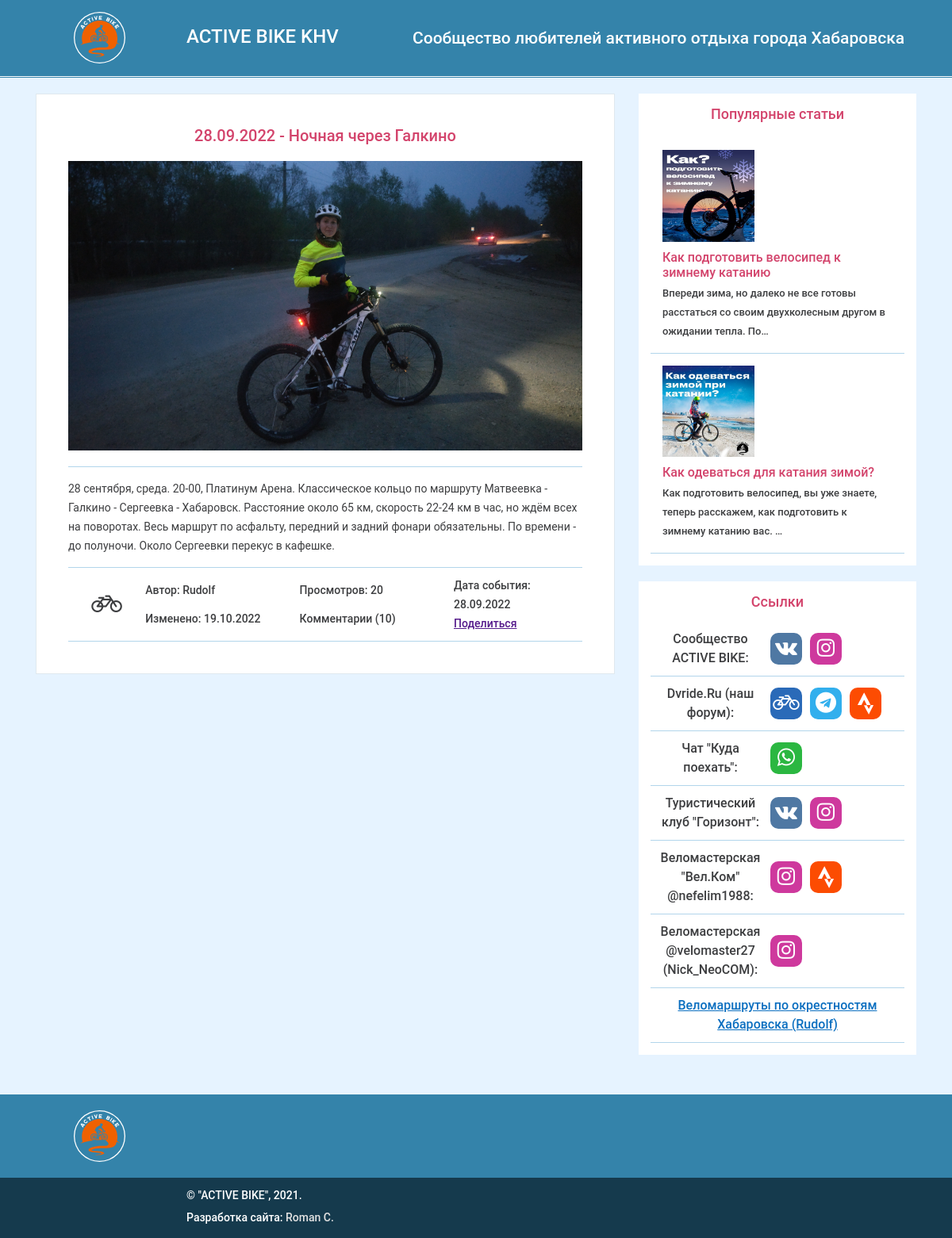
The app's page /events/2/ with its own data.
### events/models.py (models this page shows, shortened)
class Event(models.Model):
    title = models.CharField(max_length=200)
    description = models.TextField()
    image = models.ImageField(
        'Картинка',
        upload_to='events/',
        blank=True
    )
    author = models.ForeignKey(
        User,
        on_delete=models.CASCADE,
        related_name='events'
    )
    event_type = models.ForeignKey(
        EventType,
        on_delete=SET_NULL,
        blank=True,
        null=True,
        related_name='events'
    )
    tags = models.ManyToManyField(
        Tag,
        related_name='events',
        verbose_name='Теги',
        blank=True,
    )
    date_pub = models.DateTimeField(auto_now_add=True)
    date_edit = models.DateTimeField(auto_now=True)
    date_planned = models.DateTimeField()
    class Meta:
        ordering = ['-date_planned']
        verbose_name = 'Событие'
        verbose_name_plural = 'События'

class Article(models.Model):
    title = models.CharField(max_length=200)
    image = models.ImageField(
        'Картинка',
        upload_to='articles/',
        blank=True
    )
    text = models.TextField()
    author = models.ForeignKey(
        User,
        on_delete=models.CASCADE,
        related_name='articles'
    )
    tags = models.ManyToManyField(
        Tag,
        related_name='articles',
        verbose_name='Теги',
        blank=True,
    )
    date_pub = models.DateTimeField(auto_now_add=True)
    date_edit = models.DateTimeField(auto_now=True)
    class Meta:
        ordering = ['-date_pub']
        verbose_name = 'Статья'
        verbose_name_plural = 'Статьи'

### events/views.py (the view)
# urls.py: path('events/<int:event_id>/', views.event_detail, name='event_detail'),
def event_detail(request, event_id):
    event = get_object_or_404(Event, pk=event_id)
    author_events_count = Event.objects.filter(author=event.author).count()
    context = {
        'event': event,
    }
    return render(request, 'events/event_detail.html', context)

### events/templatetags/sidebar.py (called while the page is built)
@register.inclusion_tag("includes/right_sidebar.html")
def show_sidebar():
  articles = Article.objects.all()
  return {'popular_articles': articles}

### templates/events/event_detail.html (shortened to what this page needs)
{% extends 'base.html' %}
{% load static %}
{% load cache %}
{% load thumbnail %}
{% block content %}
<article class="event-page">
  <h3 class="event-page__caption">{{ event.date_planned|date:"d.m.Y" }} - {{ event.title }}</h3>
  <div class="event-page__main">
    <div class="event-page__image">
      {% thumbnail event.image "500x300" crop="center" upscale=True as im %}
        <img src="{{ im.url }}" width="{{ im.width }}" height="{{ im.height }}" alt="{{ event.title }}" class="event-page__image-img">
      {% endthumbnail %}
    </div>
    <div class="event-page-descr">
      <p class="event-page-descr__text">{{ event.description }}</p>
    </div>
  </div>
  <div class="event-page__info">
    <div class="event-page__info-col event-page__info-col_1">
      <div class="event-page__icons">
        <i class="fa fa-bicycle fa-lg"></i>
      </div>
    </div>
    <div class="event-page__info-col event-page__info-col_2">
      <div class="event-page-author">
        Автор:
        <span class="event-page-author__value">{{ event.author }}</span>
      </div>
      <div class="event-page-date-edited">
        Изменено:
        <span class="event-page-date-edited__value">{{ event.date_edit|date:"d.m.Y" }}</span>
      </div>
    </div>
    <div class="event-page__info-col event-page__info-col_3">
      <div class="event-page__views">
        Просмотров:
        <span class="event-page__views-value">20</span>
      </div>
      <div class="event-page__comments">
        Комментарии (<span class="event-page__views-value">10</span>)
      </div>
    </div>
    <div class="event-page__info-col event-page__info-col_4">
      <div class="event-page__date">
        Дата события:
        <span class="event-page__date-value">{{ event.date_planned|date:"d.m.Y" }}</span>
      </div>
      <div class="event-page__share">
        <a class="event-page__date-value" href="">Поделиться</a>
      </div>
    </div>
  </div>
</article>
{% endblock %}

### templates/includes/right_sidebar.html
{% load thumbnail %}
<aside class="sidebar">
  <div class="top-articles">
    <h2 class="top-articles__title">Популярные статьи</h2>
    <ul class="top-articles-list">
      {% for article in popular_articles %}
        <li class="single-article">
          <a href="/" class="single-article__link">
            {% thumbnail article.image "200x200" crop="center" upscale=True as im %}
              <img src="{{ im.url }}" alt="{{ article.title }}" class="single-article__img">
            {% endthumbnail %}
            <h3 class="single-article__title">{{ article.title }}</h3>
            <p class="single-article__text">{{ article.text|truncatechars:100 }}</p>
          </a>
        </li>
      {% endfor %}
    </ul>
  </div>
  <div class="links-block">
    <h2 class="links-block__caption links-caption">Ссылки</h2>
    <ul class="links-block__list">
      <li class="links-block__li">
        <span class="links-block__text">Сообщество ACTIVE BIKE:</span>
        <span class="social-links">
          <a
            href="https://vk.com/bikekhv"
            class="social-link social-link_vk"
            title="Вконтакте"
            ><i class="fa fa-vk fa-lg"></i
          ></a>
          <a
            href="https://www.instagram.com/activebike_khv"
            class="social-link social-link_instagram"
            title="Instagram"
            ><i class="fa fa-instagram fa-lg"></i
          ></a>
        </span>
      </li>
      <li class="links-block__li">
        <span class="links-block__text">Dvride.Ru (наш форум):</span>
        <span class="social-links">
          <a
            href="https://www.dvride.ru"
            class="social-link social-link_dvride"
            title="Форум Dvride.Ru"
            ><i class="fa fa-bicycle fa-lg"></i
          ></a>
          <a
            href="https://t.me/dvride"
            class="social-link social-link_telegram"
            title="чат ВелоХа в Telegram"
            ><i class="fa fa-telegram fa-lg"></i
          ></a>
          <a
            href="https://www.strava.com/clubs/dvride"
            class="social-link social-link_strava"
            title="Клуб Dvride в Strava"
            ><i class="icon-strava"></i
          ></a>
        </span>
      </li>
      <li class="links-block__li">
        <span class="links-block__text">Чат "Куда поехать":</span>
        <span class="social-links">
          <a
            href="https://chat.whatsapp.com/Evl24E6CGerETihtyJQtDE"
            class="social-link social-link_whatsapp"
            title="WhatsApp"
            ><i class="fa fa-whatsapp fa-lg"></i
          ></a>
        </span>
      </li>
      <li class="links-block__li">
        <span class="links-block__text">Туристический клуб "Горизонт":</span>
        <span class="social-links">
          <a
            href="https://vk.com/togu_gorizont"
            class="social-link social-link_vk"
            title="Вконтакте"
            ><i class="fa fa-vk fa-lg"></i
          ></a>
          <a
            href="https://instagram.com/tc_gorizont_khv"
            class="social-link social-link_instagram"
            title="Instagram"
            ><i class="fa fa-instagram fa-lg"></i
          ></a>
        </span>
      </li>
      <li class="links-block__li">
        <span class="links-block__text"
          >Веломастерская "Вел.Ком" @nefelim1988:</span
        >
        <span class="social-links">
          <a
            href="https://www.instagram.com/velcomebike"
            class="social-link social-link_instagram"
            title="Instagram"
            ><i class="fa fa-instagram fa-lg"></i
          ></a>
          <a
            href="https://www.strava.com/clubs/velcombike"
            class="social-link social-link_strava"
            title="Strava"
            ><i class="icon-strava"></i
          ></a>
        </span>
      </li>
      <li class="links-block__li">
        <span class="links-block__text"
          >Веломастерская @velomaster27 (Nick_NeoCOM):</span
        >
        <span class="social-links">
          <a
            href="https://www.instagram.com/velomaster27/"
            class="social-link social-link_instagram"
            title="Instagram"
            ><i class="fa fa-instagram fa-lg"></i
          ></a>
        </span>
      </li>
      <li class="links-block__li">
        <a href="https://rudolf-khb.livejournal.com/124304.html" class="link"
          >Веломаршруты по окрестностям Хабаровска (Rudolf)</a
        >
      </li>
    </ul>
  </div>
</aside>

### static/css/style.css (style rules this page uses)
body { background-color: #e6f3ff; color: rgb(61, 62, 64); font-family: Roboto, Arial, Helvetica, sans-serif; font-size: 16px; font-weight: 500; line-height: 1.5em; }
h2, h3 { font-size: 18px; font-family: Roboto, Arial, Helvetica, sans-serif; font-weight: 500; font-style: normal; text-align: center; color: #d3446c; line-height: normal; }
.top-articles { width: 100%; padding: 15px; margin-bottom: 20px; background-color: #fff; }
.top-articles__title { margin-bottom: 20px; }
.top-articles-list { margin: 0; }
.single-article { padding: 15px; border-bottom: 1px solid #b2d5eb; transition: all 0.2s; }
.single-article__link { display: block; text-decoration: none; }
.single-article__img { display: block; width: 40%; margin-bottom: 10px; object-fit: cover; object-position: center top; }
.single-article__title { text-align: left; font-size: 16px; font-weight: 500; margin-bottom: 5px; }
.single-article__text { display: inline-block; color: rgb(61, 62, 64); text-decoration: none; transition: all 0.2s; font-size: 13px; }
.links-block { width: 100%; padding: 15px 0; margin-bottom: 20px; background-color: #fff; }
.links-caption { padding: 0 25px; margin-bottom: 15px; }
.links-block__list { list-style: none; margin: 0 15px; text-align: center; }
.links-block__li { display: flex; justify-content: center; flex-wrap: wrap; align-items: center; padding: 10px; transition: all 0.3s; border-bottom: 1px solid #b2d5eb; -webkit-tap-highlight-color: transparent; }
.links-block__text { display: block; width: calc(47% - 10px); margin-right: 10px; }
.social-links { display: flex; width: 53%; flex-wrap: nowrap; justify-content: start; align-content: start; }
.social-link { display: flex; justify-content: center; align-items: center; width: 40px; height: 40px; font-size: 20px; text-decoration: none; text-align: center; background-color: #f2f2f2; border-radius: 10px; color: #fff; position: relative; top: 0; left: 0; cursor: pointer; }
.social-link:not(:last-child) { margin-right: 10px; }
.social-link i { font-size: 26px; }
.social-link_vk { background-color: #4f78a3; }
.social-link_instagram { background-color: #ce399d; }
.social-link_dvride { background-color: #2a6ab8; }
.social-link_strava { background-color: #fc4c02; }
.social-link_whatsapp { background-color: #2bb741; }
.social-link_telegram { background-color: #32afed; }
.icon-strava { display: inline-block; width: 20px; height: 28px; background: url(../img/strava_icon.svg) 0px 0px / cover no-repeat; }
.event-page { padding: 20px; box-sizing: border-box; text-align: center; }
.event-page__caption { display: block; font-size: 20px; font-weight: 500; text-align: center; margin-bottom: 20px; }
.event-page__main { width: 100%; }
.event-page__image { height: 100%; margin-bottom: 20px; }
.event-page__image-img { display: block; width: 100%; height: 100%; object-fit: cover; object-position: center top; }
.event-page-descr { padding: 15px 0; text-align: left; font-weight: 400; border-top: 1px solid #b2d5eb; border-bottom: 1px solid #b2d5eb; }
.event-page-descr__text { font-size: 14px; }
.event-page__info { display: flex; justify-content: space-between; width: 100%; text-align: left; font-size: 14px; display: flex; border-bottom: 1px solid #b2d5eb; padding: 10px 0; }
.event-page__info-col { display: flex; flex-wrap: wrap; align-items: center; }
.event-page__info-col_1 { width: 15%; }
.event-page__info-col_2 { width: 30%; }
.event-page__info-col_3 { width: 30%; }
.event-page__info-col_4 { width: 25%; }
.event-page__icons { display: flex; justify-content: center; align-items: center; height: 100%; width: 100%; }
.event-page__icons i { font-size: 30px; }
.link { color: #0b6fc0; cursor: pointer; text-decoration: underline; }

### records on screen
Event: date_planned "28.09.2022", title "Ночная через Галкино", description "28 сентября, среда. 20-00, Платинум Арена. Классическое кольцо по маршруту Матвеевка - Галкино - Сергеевка - Хабаровск. Расстояние около 65 км, скорость 22-24 км в час, но ждём всех на поворотах. Весь маршрут по асфальту, передний и задний фонари обязательны. По времени - до полуночи. Около Сергеевки перекус в кафешке.", author "Rudolf", date_edit "19.10.2022"
Article: shows a picture, title "Как подготовить велосипед к зимнему катанию", text "Впереди зима, но далеко не все готовы расстаться со своим двухколесным другом в ожидании тепла. По…"
Article: shows a picture, title "Как одеваться для катания зимой?", text "Как подготовить велосипед, вы уже знаете, теперь расскажем, как подготовить к зимнему катанию вас. …"
